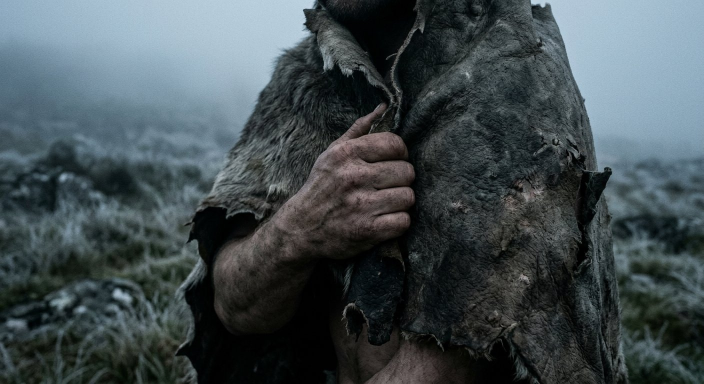
#> input picture production/tailors/stills/t001.jpg, 1408 x 768 px (shown at 1/2 size)
$ python -i motion.py   (imports and definitions only)
#> lines starting #> are read from the running program, lines starting #| are printed output that depends on the picture
"""Give each slot a slow camera move, then lay the type back on top.

Each slot becomes a short clip: the still is pushed, pulled or panned by a few
percent over the slot's duration, then the pre-rendered RGBA layer is
composited on top so the captions never wobble.

Source stills arrive at different sizes from this generator, so every still is
normalised once to a supersampled 1440-wide copy with a light unsharp mask,
then zoompan crops inside it. Zoom is small because the source is only ~2 MP;
a big move would outrun the detail.
"""
import json, os, subprocess, hashlib
from concurrent.futures import ThreadPoolExecutor
from PIL import Image, ImageFilter

HERE = os.path.dirname(os.path.abspath(__file__))
ROOT = os.path.dirname(os.path.dirname(os.path.dirname(HERE)))
W, H, FPS = 1280, 720, 25
SUP = 1440
ZOOM = 0.06

def _resolve_ffmpeg():
    """Find ffmpeg without hard-coding a sandbox path.

    These scripts used to point at /tmp/rd, which vanished when the sandbox was
    reset and took the whole rebuild with it. Order: explicit override, then
    PATH, then the imageio-ffmpeg wheel, then the old hard-coded location.
    """
    import shutil as _sh, glob as _gl
    if os.environ.get('FFMPEG'):
        return os.environ['FFMPEG']
    p = _sh.which('ffmpeg')
    if p:
        return p
    try:
        import imageio_ffmpeg
        return imageio_ffmpeg.get_ffmpeg_exe()
    except Exception:
        pass
    for c in _gl.glob('/tmp/*/lib/python*/site-packages/imageio_ffmpeg/binaries/ffmpeg-*'):
        return c
    return 'ffmpeg'


# [1 line that did not run here, left out]


def prep(src, dst):
#> called with src = '../stills/t001.jpg', dst = 'out.png'
    im = Image.open(src).convert('RGB')
#> im is the input picture: PIL image 1408x768 RGB; mean R, G, B 65.7, 76.4, 80.1
    # cover-crop to 16:9 before upscaling, so zoompan never letterboxes
    tr = W / H
    if im.width / im.height > tr:
        nw = round(im.height * tr)
#> nw = 1365
        im = im.crop(((im.width - nw) // 2, 0, (im.width + nw) // 2, im.height))
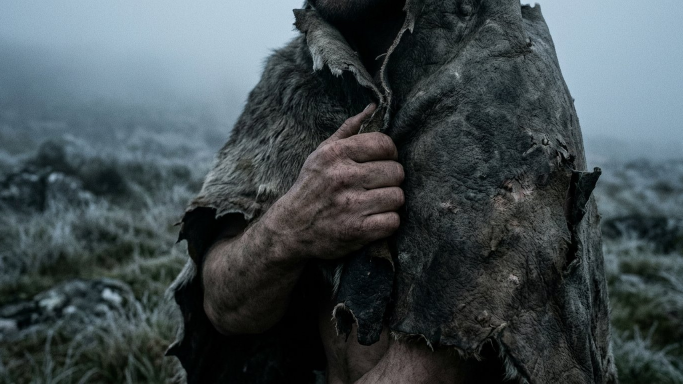
#> im: PIL image 1365x768 RGB (shown at 1/2 size); mean R, G, B 65.4, 75.8, 79.3
    else:
        nh = round(im.width / tr)
        im = im.crop((0, (im.height - nh) // 2, im.width, (im.height + nh) // 2))
    im = im.resize((SUP, round(SUP / tr)), Image.LANCZOS)
#> im: PIL image 1440x810 RGB
    im = im.filter(ImageFilter.UnsharpMask(radius=2, percent=55, threshold=3))
    im.save(dst, quality=95)


# [90 lines left out: functions move, clip_seconds, build, main, not called in this run]


# [2 lines not run here, left out]

>>> result = prep('../stills/t001.jpg', 'out.png')

$ run again, on production/tailors/stills/t005.jpg
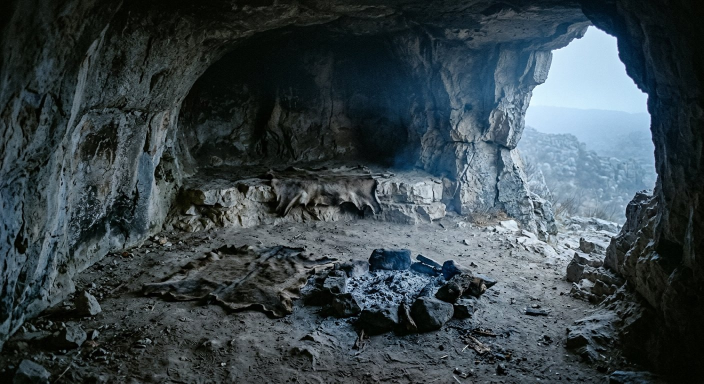
#> input picture production/tailors/stills/t005.jpg, 1408 x 768 px (shown at 1/2 size)
#> in prep, im is the input picture: PIL image 1408x768 RGB; mean R, G, B 57.1, 69, 74.1
#> in prep, `im = im.crop(((im.width - nw) // 2, 0, (im.width + nw) // 2, im.height))`:
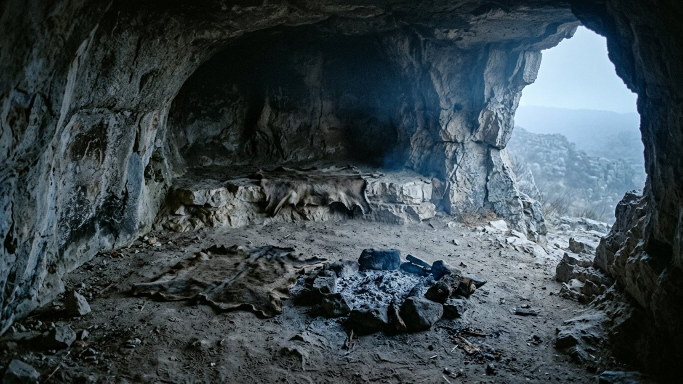
#> im: PIL image 1365x768 RGB (shown at 1/2 size); mean R, G, B 58.3, 70.3, 75.6
#> in prep, `im = im.filter(ImageFilter.UnsharpMask(radius=2, percent=55, threshold..`:
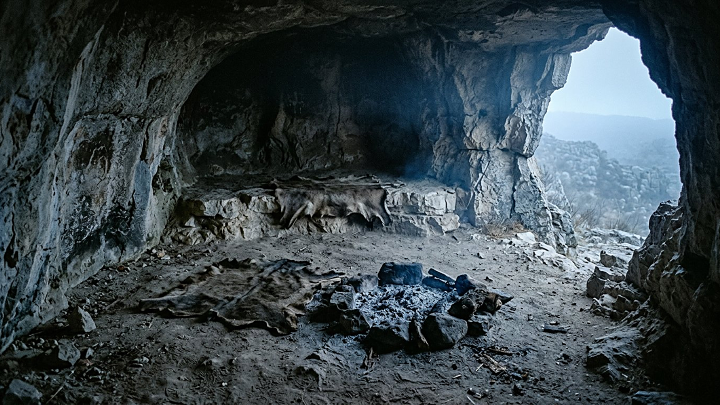
#> im: PIL image 1440x810 RGB (shown at 1/2 size); mean R, G, B 58.8, 70.5, 75.8

$ run again, on production/tailors/stills/t006.jpg
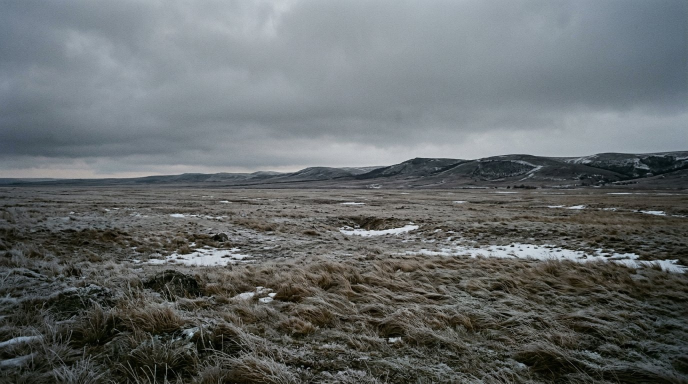
#> input picture production/tailors/stills/t006.jpg, 1376 x 768 px (shown at 1/2 size)
#> in prep, im is the input picture: PIL image 1376x768 RGB; mean R, G, B 101.7, 106.2, 106.9
#> in prep, `im = im.crop(((im.width - nw) // 2, 0, (im.width + nw) // 2, im.height))`:
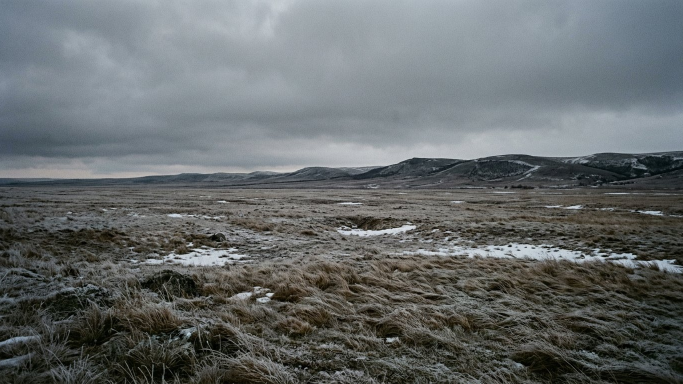
#> im: PIL image 1365x768 RGB (shown at 1/2 size); mean R, G, B 101.9, 106.5, 107.1
#> in prep, `im = im.filter(ImageFilter.UnsharpMask(radius=2, percent=55, threshold..`:
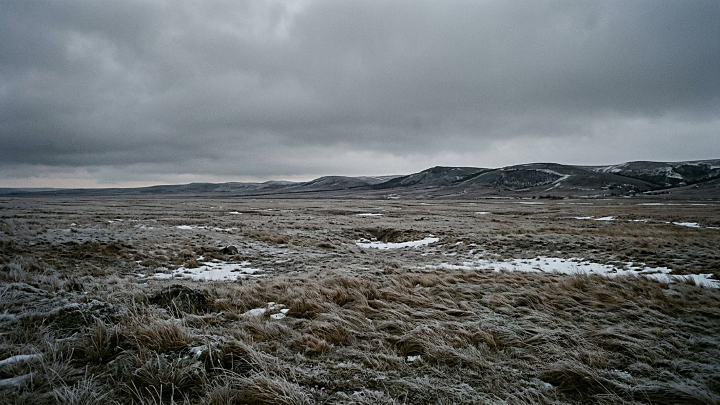
#> im: PIL image 1440x810 RGB (shown at 1/2 size); mean R, G, B 102, 106.5, 107.3

$ run again, on production/tailors/stills/t007.jpg
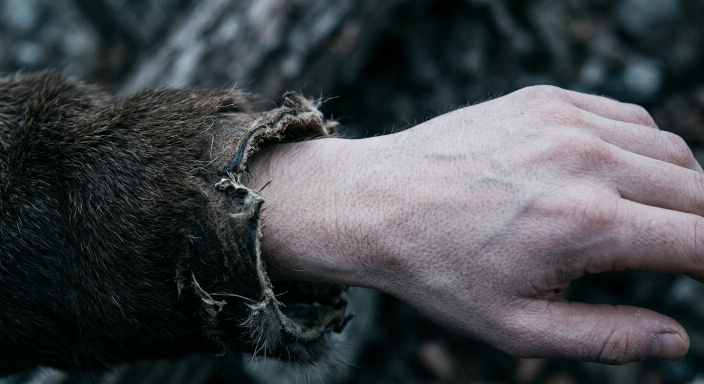
#> input picture production/tailors/stills/t007.jpg, 1408 x 768 px (shown at 1/2 size)
#> in prep, im is the input picture: PIL image 1408x768 RGB; mean R, G, B 66.8, 70.3, 73.6
#> in prep, `im = im.crop(((im.width - nw) // 2, 0, (im.width + nw) // 2, im.height))`:
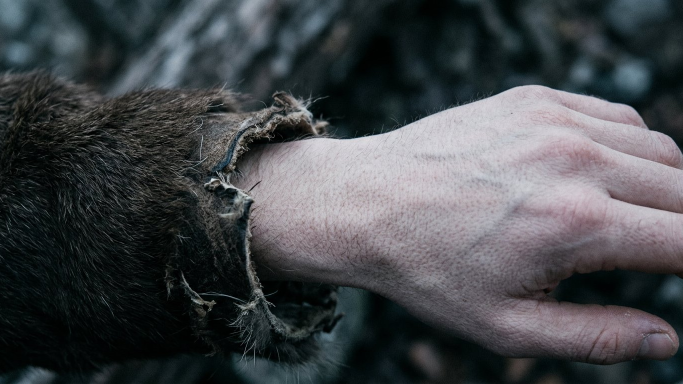
#> im: PIL image 1365x768 RGB (shown at 1/2 size); mean R, G, B 67.7, 71.1, 74.4
